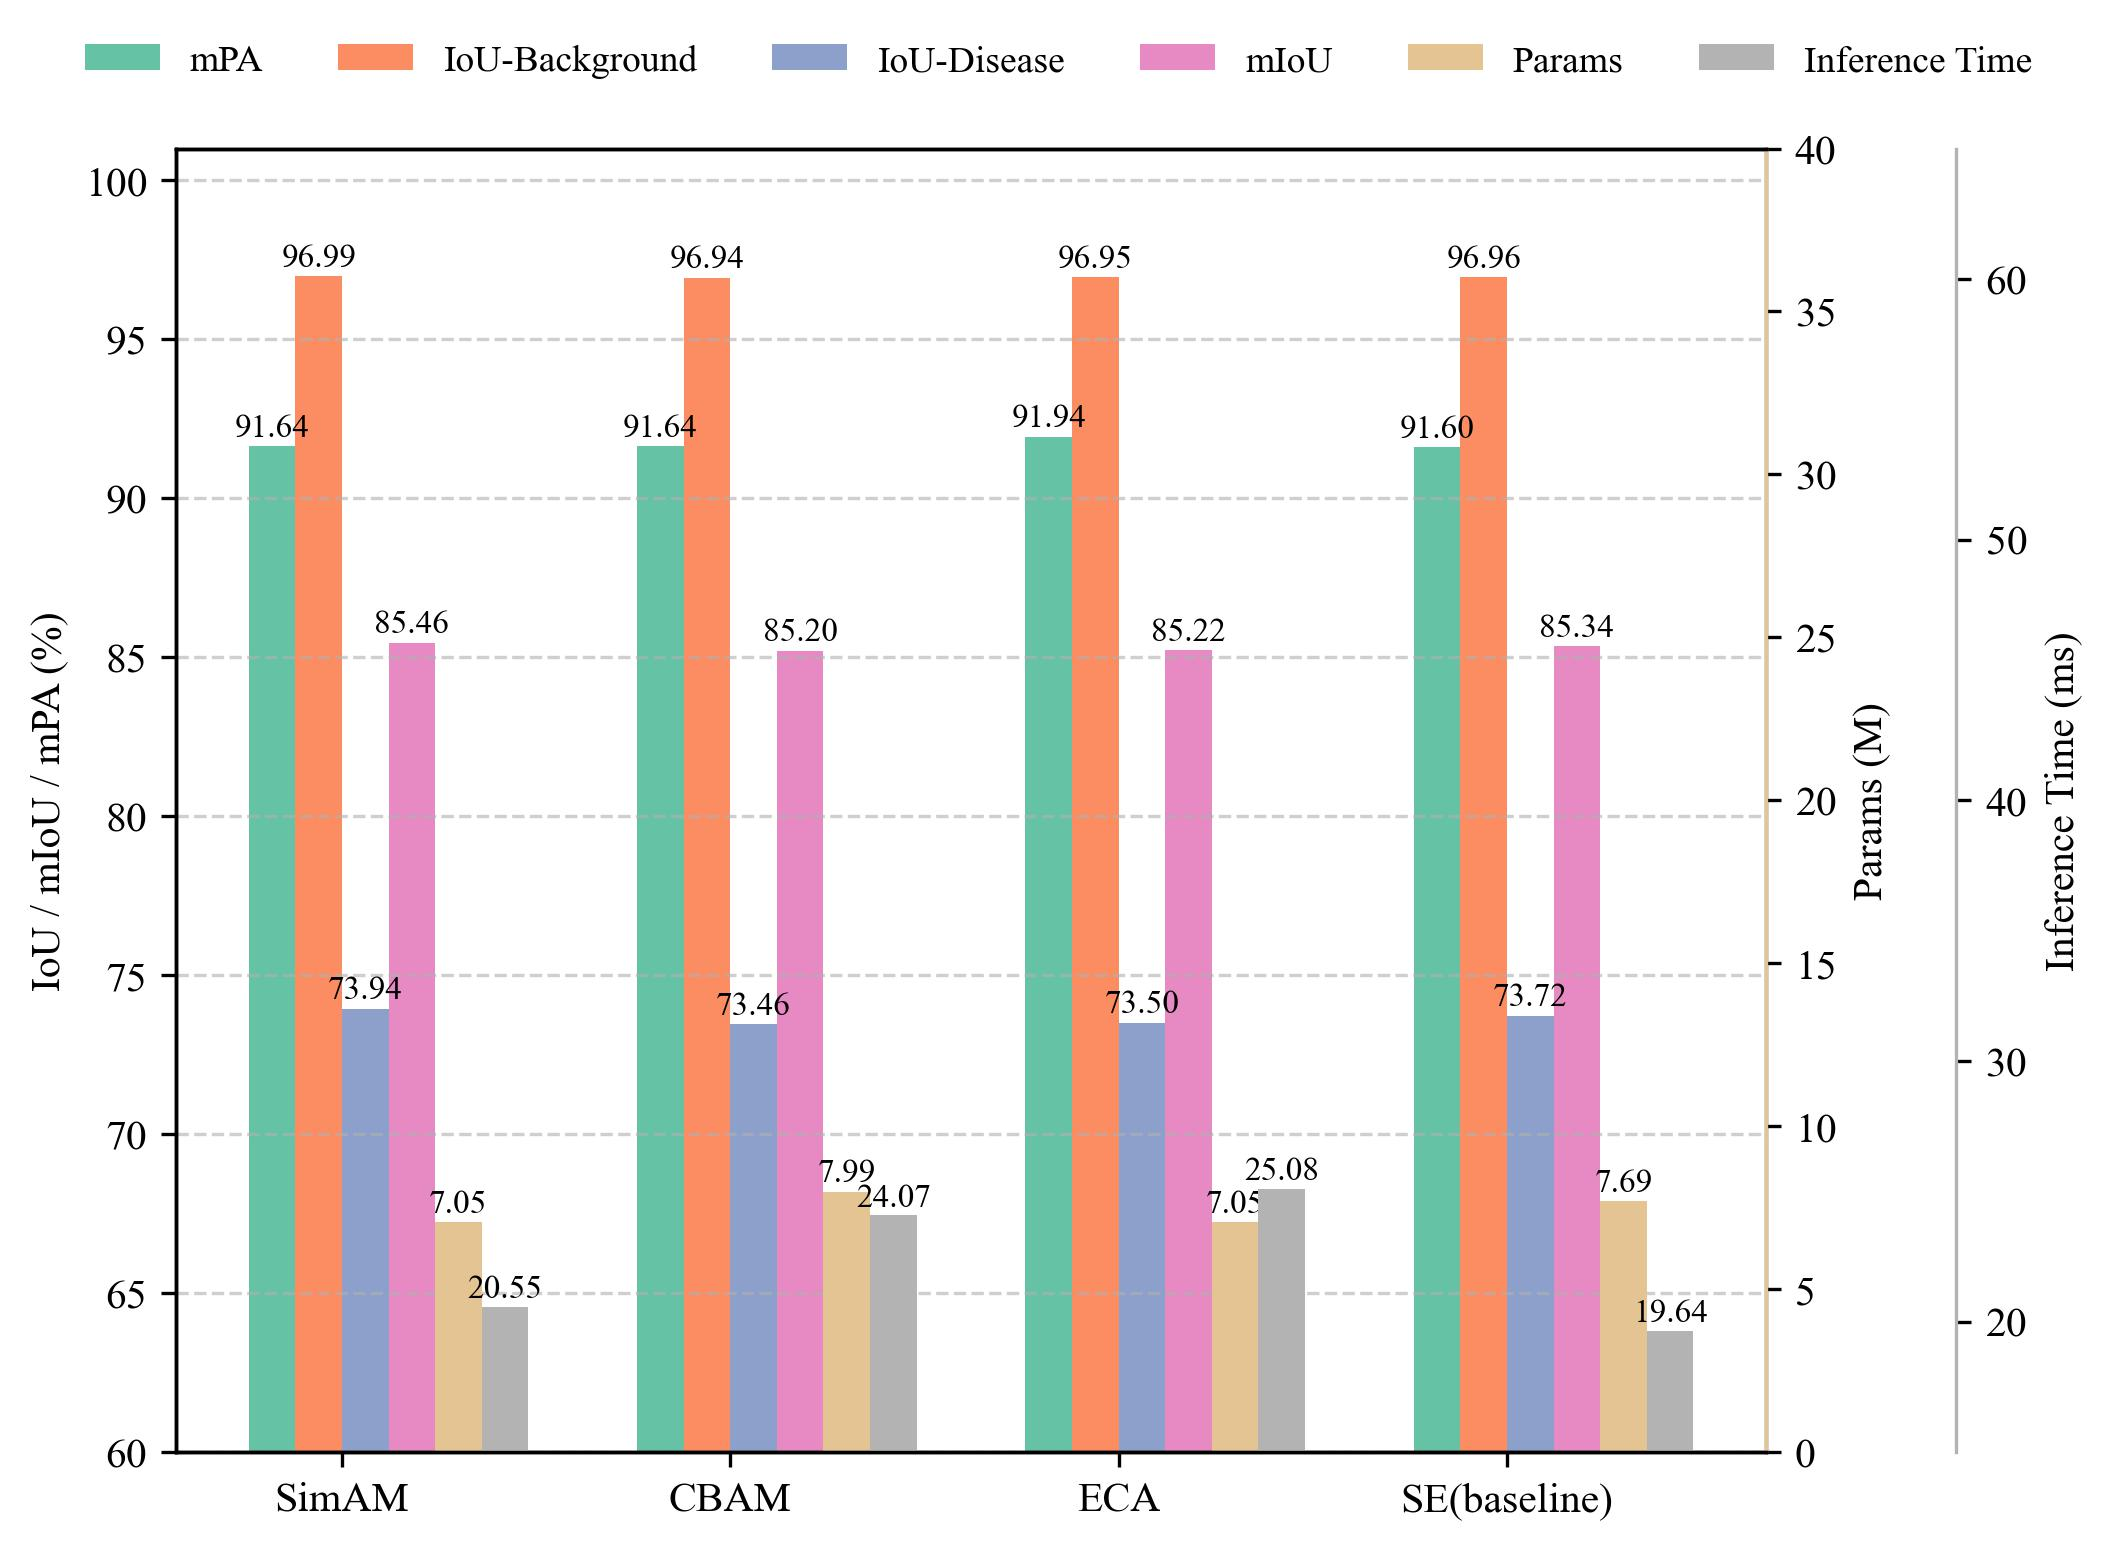

Here is the Python script that generated this plot:
import pandas as pd
import numpy as np
import seaborn as sns
from matplotlib import pyplot as plt

def plot_all_metrics_as_bar_chart():
    plt.rcParams.update({'font.family': 'Times New Roman', 'font.size': 10})

    # 数据文件
    file = r'data\result_lesion\fig.8.csv'
    df = pd.read_csv(file)
    models = df['Model'].tolist()
    x = np.arange(len(models))

    metrics = {
        'mPA': df['mPA(Binary)'].tolist(),
        'IoU-Background': df['IoU(Non-Disease: BG+Leaf)'].tolist(),
        'IoU-Disease': df['IoU(Disease)'].tolist(),
        'mIoU': df['mIoU(Binary)'].tolist(),
    }

    params = df['Params (M)'].tolist()
    inference_time = df['Inference Time (ms)'].tolist()

    # Seaborn Set2 调色板
    palette = sns.color_palette("Set2", 8)
    color_dict = {
        'IoU-Background': palette[1],
        'IoU-Disease': palette[2],
        'mIoU': palette[3],
        'mPA': palette[0],
        'Params': palette[6],
        'Inference Time': palette[7]
    }

    width = 0.12
    fig, ax1 = plt.subplots(figsize=(7, 5))

    # 左轴：IoU / mIoU / mPA
    for i, (label, values) in enumerate(metrics.items()):
        offset = (i - 1.5) * width
        ax1.bar(x + offset, values, width=width, label=label, color=color_dict[label])
        for j, v in enumerate(values):
            ax1.text(x[j] + offset, v + 0.1, f'{v:.2f}',
                     ha='center', va='bottom', fontsize=8, color='black')

    ax1.set_ylabel('IoU / mIoU / mPA (%)')
    ax1.set_ylim(60, 101)
    ax1.set_xticks(x)
    ax1.set_xticklabels(models)
    ax1.grid(axis='y', linestyle='--', alpha=0.6)

    # 右轴1：Params
    ax2 = ax1.twinx()
    for j in range(len(x)):
        offset = 2.5 * width
        ax2.bar(x[j] + offset, params[j], width=width,
                color=color_dict['Params'], label='Params' if j == 0 else "")
        ax2.text(x[j] + offset, params[j] + 0.1, f'{params[j]:.2f}',
                 ha='center', va='bottom', fontsize=8, color='black')
    ax2.set_ylabel('Params (M)', color='black')  # 改成黑色
    ax2.tick_params(axis='y', labelcolor='black')  # 刻度字体改黑
    ax2.set_ylim(0, 40)
    ax2.spines["right"].set_edgecolor(color_dict['Params'])

    # 右轴2：Inference Time
    ax3 = ax1.twinx()
    ax3.spines['right'].set_position(('axes', 1.12))
    for j in range(len(x)):
        offset = 3.5 * width
        ax3.bar(x[j] + offset, inference_time[j], width=width,
                color=color_dict['Inference Time'], label='Inference Time' if j == 0 else "")
        ax3.text(x[j] + offset, inference_time[j] + 0.1, f'{inference_time[j]:.2f}',
                 ha='center', va='bottom', fontsize=8, color='black')
    ax3.set_ylabel('Inference Time (ms)', color='black')  # 改成黑色
    ax3.tick_params(axis='y', labelcolor='black')  # 刻度字体改黑
    ax3.set_ylim(15, 65)
    ax3.spines["right"].set_edgecolor(color_dict['Inference Time'])

    # 图例合并
    handles1, labels1 = ax1.get_legend_handles_labels()
    handles2, labels2 = ax2.get_legend_handles_labels()
    handles3, labels3 = ax3.get_legend_handles_labels()
    fig.legend(handles1 + handles2 + handles3,
               labels1 + labels2 + labels3,
               loc='upper center', bbox_to_anchor=(0.5, 1.02),
               fontsize=9, ncol=6, frameon=False)

    plt.tight_layout(pad=0.4, rect=[0, 0, 1, 0.95])
    plt.savefig(r"Figure-8.jpg",
                dpi=300, bbox_inches='tight')
    plt.show()

plot_all_metrics_as_bar_chart()
